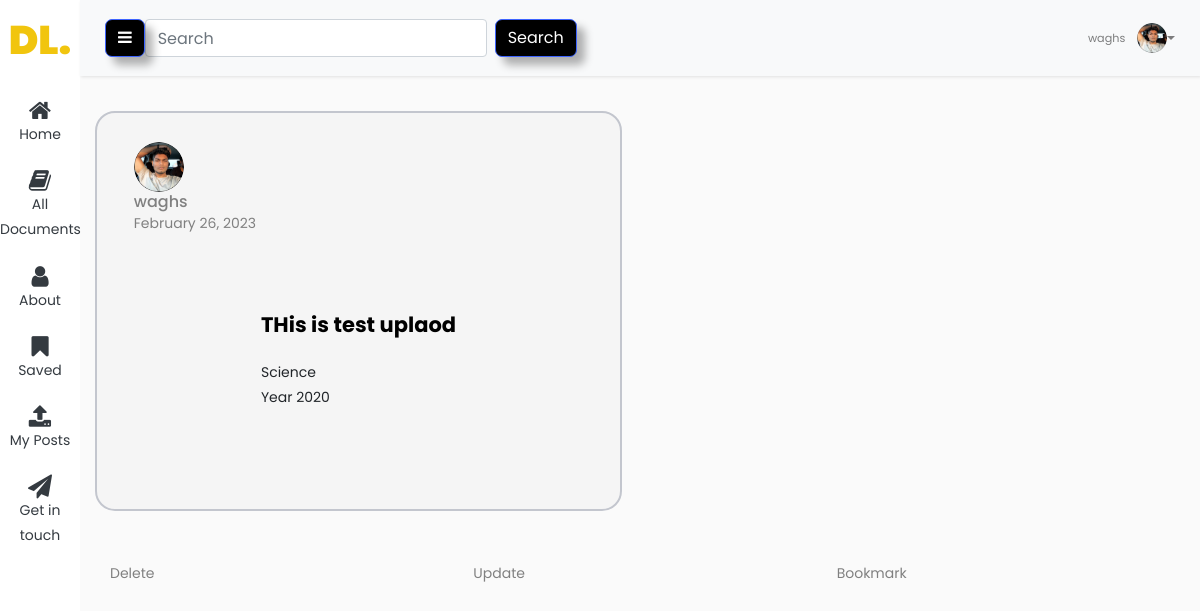
Page /document/2/ (signed in) on the committed database.
### users/models.py (models this page shows, shortened)
class Profile(models.Model):
    user = models.OneToOneField(User, on_delete=models.CASCADE)
    image = models.ImageField(default='default.jpg', upload_to='profile_pics')
    Stream = models.CharField(max_length=100)

### blog/models.py (models this page shows, shortened)
class Document2(models.Model):
    description = models.CharField(max_length=255, blank=True)
    pdf = models.FileField(upload_to='pdf/', null=True)
    date_posted = models.DateTimeField(default=timezone.now)
    category = models.ForeignKey(Category2, on_delete=models.CASCADE, related_name='documents')
    author = models.ForeignKey(User, on_delete=models.CASCADE, null=True)
    favourites = models.ManyToManyField(User, related_name='favourite_documents', default=None, blank=True)
    stream = models.ForeignKey(Stream, on_delete=models.CASCADE, null=True)
    year = models.ForeignKey(Year, on_delete=models.CASCADE, default=2020)
    course = models.ForeignKey(Course, on_delete=models.CASCADE, default=1)

class Stream(models.Model):
    name = models.CharField(max_length=255)
    def __str__(self):
        return self.name

class Year(models.Model):
    classof = models.IntegerField()
    def __str__(self):
        return f"Year {self.classof}"

### blog/views.py (the view)
# urls.py: path('document/<int:pk>/', PostDetailView.as_view(), name='post-detail'),#this is the detail of the post view using a class based view
class PostDetailView(DetailView):
    model = Document2
    template_name = 'blog/document2_detail.html'
    def get_context_data(self, **kwargs):
        context = super().get_context_data(**kwargs)
        category = context['object'].category
        recommended_documents = Document2.objects.filter(category=category)
        recommended_documents = recommended_documents.exclude(id=context['object'].id)
        context['recommended_documents'] = recommended_documents
        return context

### blog/templates/blog/document2_detail.html (shortened to what this page needs)
{% extends "blog/basewithsidebar.html" %}
{% block content %}
<div class="container">
  <div class="row">
    <div class="col">
      <div class=" ">
        <div class="card mt-3">
        <div class="px-2 d-flex" >
          <img class="rounded-circle shadow-4-strong" width="50px" src="{{ object.author.profile.image.url }}" alt="">
            </div>
        <div class="ms-2 c-details">
            <h6 class="mb-0">{{ user.username }}</h6> <span>{{ object.date_posted|date:"F d, Y" }}</span>
        </div>
        <div class="card-details">
          <p class="text-title">{{ object.description }}</p>
          <p class="text-body  ">{{object.stream}}</p>
          <p class="text-body  ">{{object.year}}</p>
        </div>
        </div>
        <div class="container" style="margin-top: 50px;">
        <div class="row">
          <div class="col-sm">
            <span>Delete</span>
          </div>
          <div class="col-sm">
          <span>Update</span>
          </div>
          <div class="col-sm">
            <span>Bookmark</span>
          </div>
          </div>
        </div>
    </div >
    </div>
  </div>
{% endblock content %}

### blog/templates/blog/basewithsidebar.html (shortened to what this page needs)
{% load static %}
<!doctype html>
<html lang="en">
  <head>
  <link rel="stylesheet" href="https://cdnjs.cloudflare.com/ajax/libs/twitter-bootstrap/5.1.3/css/bootstrap.min.css">
	<link rel="stylesheet" href="https://stackpath.bootstrapcdn.com/font-awesome/4.7.0/css/font-awesome.min.css">
  </head>
  <body>
		<div class="wrapper d-flex align-items-stretch">
			<nav id="sidebar" class="active">
				<h1><a href="{% url 'blog-home' %}" class="logo" style="color: #f1c50e;">DL.</a></h1>
        <ul class="list-unstyled components mb-5 ">
          <li class="active ">
            <a href="{% url 'blog-home' %}" class="text-dark"><span class="fa fa-home"></span>Home</a>
          </li>
          <li class="active ">
            <a href="{% url 'helpme-home2' %}" class="text-dark"><span class="fa fa-book"></span> All Documents</a>
          </li>
          <li>
              <a  href="{% url 'profile' %}" class="text-dark"><span class="fa fa-user"></span> About</a>
          </li>
          <li>
            <a href="{% url 'favourite_list' %}" class="text-dark"><span class="fa fa-bookmark"></span>Saved</a>
          </li>
          <li>
            <a href="{% url 'userpost' %}" class="text-dark"><span class="fa fa-upload"></span> My Posts</a>
          </li>
          <li>
            <a href="{% url 'user_info' %}" class="text-dark"><span class="fa fa-paper-plane"></span>Get in touch</a>
          </li>
        </ul>
    	</nav>
      <div id="content" class="">
        <nav class="navbar navbar-expand-lg navbar-light bg-light">
          <div class="container-fluid">
              <button type="button" id="sidebarCollapse" class="btn btn-primary">
                  <i class="fa fa-bars"></i>
              </button>
              <form method="GET" action="/search" class="form-inline my-2 my-lg-0">
                  <input class="form-control mr-sm-2" type="search" placeholder="Search" aria-label="Search" name="query" id="query">
                  <button class="btn btn-primary" type="submit">Search</button>
              </form>
              <div class="collapse navbar-collapse" id="navbarSupportedContent" style="justify-content: flex-end;">
                  <ul class="navbar-nav ms-auto mb-2 mb-lg-0">
                      {% if user.is_authenticated %}
                      <li class="nav-item dropdown no-arrow">
                          <a class="nav-link dropdown-toggle" href="#" id="userDropdown" role="button" data-toggle="dropdown" aria-haspopup="true" aria-expanded="false">
                              <span class="mr-2 d-none d-lg-inline text-gray-600 small">{{ user.username }}</span>
                              <img class="img-profile rounded-circle" src="{{ user.profile.image.url }}" height="30" alt="Profile Image" loading="lazy">
                          </a>
                      </li>
                      {% endif %}
                  </ul>
              </div>
          </div>
      </nav>
        <div class="container">
            <div class="row"  >
                        {% block content %} {%endblock%}
              </div>
        </div>
		</div>
  </body>
</html>

### blog/templates/blog/document2_detail.html (style rules this page uses)
button { position: relative; font-size: 1.2em; padding: 0.7em 1.4em; background-color: #BF0426; text-decoration: none; border: none; border-radius: 0.5em; color: #DEDEDE; box-shadow: 0.5em 0.5em 0.5em rgba(0, 0, 0, 0.3); }
button::before { position: absolute; content: ''; height: 0; width: 0; top: 0; left: 0; background: linear-gradient(135deg, rgb(245 245 245) 0%, rgb(255 255 255) 50%, #ffc107 50%, #ffc107 60%); border-radius: 0 0 0.5em 0; box-shadow: 0.2em 0.2em 0.2em rgba(0, 0, 0, 0.3); transition: 0.3s; }
.card { width: 527px; height: 400px; border-radius: 20px; background: #f5f5f5; position: relative; padding: 1.8rem; border: 2px solid #c3c6ce; transition: 0.5s ease-out; overflow: visible; }
.card-details { color: black; height: 100%; gap: 0em; display: grid; place-content: center; }
.text-body { color: rgb(134, 134, 134); margin-bottom: 0%; }
.text-title { font-size: 1.5em; font-weight: bold; }

### rows in the picture
Document2: author.profile.image (picture), date_posted "February 26, 2023", description "THis is test uplaod", stream "Science", year "Year 2020"

### other values in the picture
{{ user.username }} "waghs"
